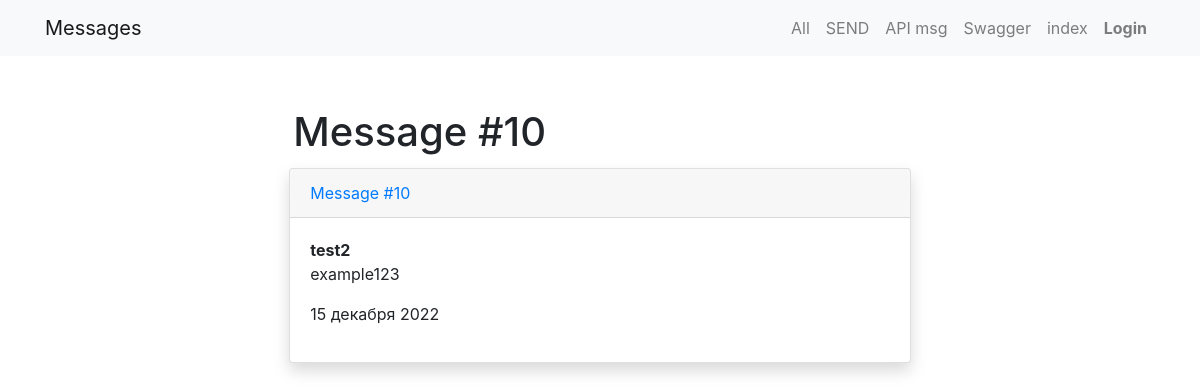
Page /10/ on the committed database.
### FORM_MSG/models.py (models this page shows, shortened)
class Message(models.Model):
    author = models.ForeignKey(to=User, related_name='messages', on_delete=models.CASCADE)
    id = models.BigAutoField(null=False, unique=True, primary_key=True,
                             auto_created=True)  # limit int remove (max_length)
    name = models.CharField(null=False, max_length=10, blank=False)
    text = models.TextField(null=False, max_length=100, blank=False, validators=[RegexValidator(r'^[\w]+$')])
    accept_terms = models.BooleanField(null=False, default=False, verbose_name='Согласен с правилами', blank=False)
    file = models.FileField(null=True, upload_to='form_files/', blank=True)
    image = models.ImageField(null=True, upload_to='form_imgs/', blank=True)
    created_date = models.DateTimeField(null=False, auto_now_add=True)
    updated_date = models.DateTimeField(null=False, auto_now=True)
    class Meta:
        verbose_name_plural = 'Messages'

### FORM_MSG/views.py (the view, shortened to what this page needs)
# urls.py: path('<int:pk>/', views.DetailMsgANDCommentView.as_view(), name='show_msg'),
class DetailMsgANDCommentView(CreateView):
    model = Message
    template_name = 'form_msg/msg_BY_ID.html'
    context_object_name = 'msg'
    form_class = CommentForm
    queryset = Message.objects.select_related("author", "comments").values('id', 'author__username', 'text',
                                                                           'created_date')
    def get_context_data(self, **kwargs):
        msg = self.get_object()
        context = super().get_context_data(**kwargs)
        context['title'] = 'Message'
        context['is_detail_msg'] = True
        context['show_edit_buttons'] = msg.get('author__username') == self.request.user.username
        context['comments'] = Comment.objects.select_related('user').filter(message__id=msg.get('id')).values(
            'user__username', 'text')
        context['show_comments'] = True
        context['msg'] = msg
        return context

### FORM_MSG/templates/form_msg/msg_BY_ID.html (shortened to what this page needs)
{% extends 'form_msg/base_msg.html' %}
{% load static %}
{% load custom_tags %}
{% block content %}
    <div class="row justify-content-center">
        <div class="col-md-7 p-5">
            {% if msg %}
                <h1 class="p-1">Message #{{ msg.id }}</h1>
                {% include 'form_msg/card_item_msg.html' %}
            {% endif %}
    </div>
    </div>
{% endblock %}

### FORM_MSG/templates/form_msg/card_item_msg.html (shortened to what this page needs)
<div class="card mb-4 shadow justify-content-center">
    {% if not is_get_msg %}
        <div class="card-header"><a href="{% url 'form_msg:show_msg' pk=msg.id %}">Message #{{ msg.id }}</a></div>
    {% endif %}
    <div class="card-body">
        <p class="card-text">
            <strong class="d-block">{{ msg.author__username }}</strong>
            {{ msg.text|linebreaksbr }}
        </p>
        <div class="d-flex justify-content-between align-items-center">
            <p class=="text-muted">{{ msg.created_date|date:"d E Y" }}</p>
        </div>
    </div>
</div>

### rows in the picture
Message: id "10", text "example123", created_date "15 декабря 2022"

### other values in the picture
{{ msg.author__username }} "test2"
